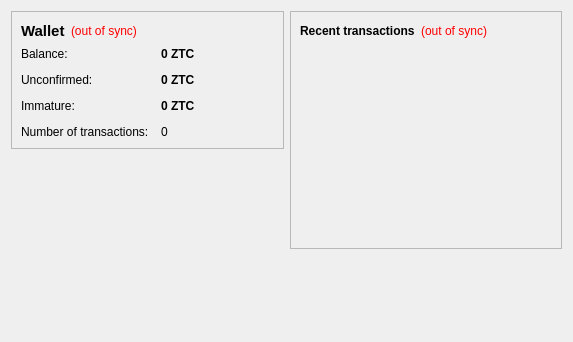
<?xml version="1.0" encoding="UTF-8"?>
<ui version="4.0">
 <class>OverviewPage</class>
 <widget class="QWidget" name="OverviewPage">
  <property name="geometry">
   <rect>
    <x>0</x>
    <y>0</y>
    <width>573</width>
    <height>342</height>
   </rect>
  </property>
  <property name="windowTitle">
   <string>Form</string>
  </property>
  <layout class="QHBoxLayout" name="horizontalLayout" stretch="1,1">
   <item>
    <layout class="QVBoxLayout" name="verticalLayout_2">
     <item>
      <widget class="QFrame" name="frame">
       <property name="frameShape">
        <enum>QFrame::StyledPanel</enum>
       </property>
       <property name="frameShadow">
        <enum>QFrame::Raised</enum>
       </property>
       <layout class="QVBoxLayout" name="verticalLayout_4">
        <item>
         <layout class="QHBoxLayout" name="horizontalLayout_4">
          <item>
           <widget class="QLabel" name="label_5">
            <property name="font">
             <font>
              <pointsize>11</pointsize>
              <weight>75</weight>
              <bold>true</bold>
             </font>
            </property>
            <property name="text">
             <string>Wallet</string>
            </property>
           </widget>
          </item>
          <item>
           <widget class="QLabel" name="labelWalletStatus">
            <property name="toolTip">
             <string>The displayed information may be out of date. Your wallet automatically synchronizes with the ZenithCoin network after a connection is established, but this process has not completed yet.</string>
            </property>
            <property name="styleSheet">
             <string notr="true">QLabel { color: red; }</string>
            </property>
            <property name="text">
             <string notr="true">(out of sync)</string>
            </property>
            <property name="alignment">
             <set>Qt::AlignLeading|Qt::AlignLeft|Qt::AlignVCenter</set>
            </property>
           </widget>
          </item>
          <item>
           <spacer name="horizontalSpacer_2">
            <property name="orientation">
             <enum>Qt::Horizontal</enum>
            </property>
            <property name="sizeHint" stdset="0">
             <size>
              <width>40</width>
              <height>20</height>
             </size>
            </property>
           </spacer>
          </item>
         </layout>
        </item>
        <item>
         <layout class="QFormLayout" name="formLayout_2">
          <property name="fieldGrowthPolicy">
           <enum>QFormLayout::AllNonFixedFieldsGrow</enum>
          </property>
          <property name="horizontalSpacing">
           <number>12</number>
          </property>
          <property name="verticalSpacing">
           <number>12</number>
          </property>
          <item row="0" column="0">
           <widget class="QLabel" name="label">
            <property name="text">
             <string>Balance:</string>
            </property>
           </widget>
          </item>
          <item row="0" column="1">
           <widget class="QLabel" name="labelBalance">
            <property name="font">
             <font>
              <weight>75</weight>
              <bold>true</bold>
             </font>
            </property>
            <property name="cursor">
             <cursorShape>IBeamCursor</cursorShape>
            </property>
            <property name="toolTip">
             <string>Your current balance</string>
            </property>
            <property name="text">
             <string notr="true">0 ZTC</string>
            </property>
            <property name="textInteractionFlags">
             <set>Qt::LinksAccessibleByMouse|Qt::TextSelectableByKeyboard|Qt::TextSelectableByMouse</set>
            </property>
           </widget>
          </item>
          <item row="1" column="0">
           <widget class="QLabel" name="label_3">
            <property name="text">
             <string>Unconfirmed:</string>
            </property>
           </widget>
          </item>
          <item row="1" column="1">
           <widget class="QLabel" name="labelUnconfirmed">
            <property name="font">
             <font>
              <weight>75</weight>
              <bold>true</bold>
             </font>
            </property>
            <property name="cursor">
             <cursorShape>IBeamCursor</cursorShape>
            </property>
            <property name="toolTip">
             <string>Total of transactions that have yet to be confirmed, and do not yet count toward the current balance</string>
            </property>
            <property name="text">
             <string notr="true">0 ZTC</string>
            </property>
            <property name="textInteractionFlags">
             <set>Qt::LinksAccessibleByMouse|Qt::TextSelectableByKeyboard|Qt::TextSelectableByMouse</set>
            </property>
           </widget>
          </item>
          <item row="3" column="0">
           <widget class="QLabel" name="label_2">
            <property name="text">
             <string>Number of transactions:</string>
            </property>
           </widget>
          </item>
          <item row="3" column="1">
           <widget class="QLabel" name="labelNumTransactions">
            <property name="toolTip">
             <string>Total number of transactions in wallet</string>
            </property>
            <property name="text">
             <string notr="true">0</string>
            </property>
           </widget>
          </item>
          <item row="2" column="0">
           <widget class="QLabel" name="labelImmatureText">
            <property name="text">
             <string>Immature:</string>
            </property>
           </widget>
          </item>
          <item row="2" column="1">
           <widget class="QLabel" name="labelImmature">
            <property name="font">
             <font>
              <weight>75</weight>
              <bold>true</bold>
             </font>
            </property>
            <property name="toolTip">
             <string>Mined balance that has not yet matured</string>
            </property>
            <property name="text">
             <string notr="true">0 ZTC</string>
            </property>
            <property name="textInteractionFlags">
             <set>Qt::LinksAccessibleByMouse|Qt::TextSelectableByKeyboard|Qt::TextSelectableByMouse</set>
            </property>
           </widget>
          </item>
         </layout>
        </item>
       </layout>
      </widget>
     </item>
     <item>
      <spacer name="verticalSpacer">
       <property name="orientation">
        <enum>Qt::Vertical</enum>
       </property>
       <property name="sizeHint" stdset="0">
        <size>
         <width>20</width>
         <height>40</height>
        </size>
       </property>
      </spacer>
     </item>
    </layout>
   </item>
   <item>
    <layout class="QVBoxLayout" name="verticalLayout_3">
     <item>
      <widget class="QFrame" name="frame_2">
       <property name="frameShape">
        <enum>QFrame::StyledPanel</enum>
       </property>
       <property name="frameShadow">
        <enum>QFrame::Raised</enum>
       </property>
       <layout class="QVBoxLayout" name="verticalLayout">
        <item>
         <layout class="QHBoxLayout" name="horizontalLayout_2">
          <item>
           <widget class="QLabel" name="label_4">
            <property name="text">
             <string>&lt;b&gt;Recent transactions&lt;/b&gt;</string>
            </property>
           </widget>
          </item>
          <item>
           <widget class="QLabel" name="labelTransactionsStatus">
            <property name="toolTip">
             <string>The displayed information may be out of date. Your wallet automatically synchronizes with the ZenithCoin network after a connection is established, but this process has not completed yet.</string>
            </property>
            <property name="styleSheet">
             <string notr="true">QLabel { color: red; }</string>
            </property>
            <property name="text">
             <string notr="true">(out of sync)</string>
            </property>
            <property name="alignment">
             <set>Qt::AlignRight|Qt::AlignTrailing|Qt::AlignVCenter</set>
            </property>
           </widget>
          </item>
          <item>
           <spacer name="horizontalSpacer">
            <property name="orientation">
             <enum>Qt::Horizontal</enum>
            </property>
            <property name="sizeHint" stdset="0">
             <size>
              <width>40</width>
              <height>20</height>
             </size>
            </property>
           </spacer>
          </item>
         </layout>
        </item>
        <item>
         <widget class="QListView" name="listTransactions">
          <property name="styleSheet">
           <string notr="true">QListView { background: transparent; }</string>
          </property>
          <property name="frameShape">
           <enum>QFrame::NoFrame</enum>
          </property>
          <property name="verticalScrollBarPolicy">
           <enum>Qt::ScrollBarAlwaysOff</enum>
          </property>
          <property name="horizontalScrollBarPolicy">
           <enum>Qt::ScrollBarAlwaysOff</enum>
          </property>
          <property name="selectionMode">
           <enum>QAbstractItemView::NoSelection</enum>
          </property>
         </widget>
        </item>
       </layout>
      </widget>
     </item>
     <item>
      <spacer name="verticalSpacer_2">
       <property name="orientation">
        <enum>Qt::Vertical</enum>
       </property>
       <property name="sizeHint" stdset="0">
        <size>
         <width>20</width>
         <height>40</height>
        </size>
       </property>
      </spacer>
     </item>
    </layout>
   </item>
  </layout>
 </widget>
 <resources/>
 <connections/>
</ui>
